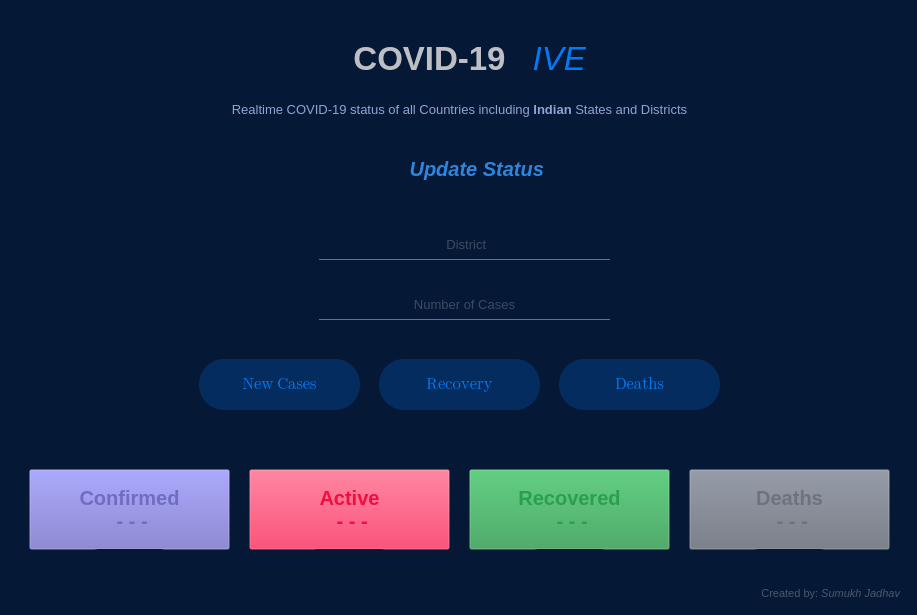
<?xml version="1.0" encoding="UTF-8"?>
<ui version="4.0">
 <class>COVID19_Updater</class>
 <widget class="QMainWindow" name="COVID19_Updater">
  <property name="geometry">
   <rect>
    <x>0</x>
    <y>0</y>
    <width>917</width>
    <height>615</height>
   </rect>
  </property>
  <property name="minimumSize">
   <size>
    <width>917</width>
    <height>615</height>
   </size>
  </property>
  <property name="maximumSize">
   <size>
    <width>917</width>
    <height>615</height>
   </size>
  </property>
  <property name="windowTitle">
   <string>Update Status</string>
  </property>
  <property name="styleSheet">
   <string notr="true">background-color: rgb(5, 25, 55);</string>
  </property>
  <widget class="QWidget" name="centralwidget">
   <layout class="QGridLayout" name="gridLayout">
    <item row="0" column="0">
     <widget class="QFrame" name="frame">
      <property name="maximumSize">
       <size>
        <width>16777215</width>
        <height>16777215</height>
       </size>
      </property>
      <property name="styleSheet">
       <string notr="true">QFrame{
	
	
	background-color: rgb(5, 25, 55);

	border-radius: 10px
}</string>
      </property>
      <property name="frameShape">
       <enum>QFrame::StyledPanel</enum>
      </property>
      <property name="frameShadow">
       <enum>QFrame::Raised</enum>
      </property>
      <widget class="QLabel" name="Title">
       <property name="geometry">
        <rect>
         <x>0</x>
         <y>20</y>
         <width>921</width>
         <height>61</height>
        </rect>
       </property>
       <property name="font">
        <font>
         <family>Segoe UI</family>
         <pointsize>25</pointsize>
        </font>
       </property>
       <property name="styleSheet">
        <string notr="true">color: rgb(3, 122, 245);
lable.adjustSize();</string>
       </property>
       <property name="text">
        <string>&lt;strong&gt;COVID-19&lt;/strong&gt; &lt;i&gt;LIVE&lt;/i&gt;</string>
       </property>
       <property name="alignment">
        <set>Qt::AlignCenter</set>
       </property>
      </widget>
      <widget class="QLabel" name="Description">
       <property name="geometry">
        <rect>
         <x>-10</x>
         <y>70</y>
         <width>921</width>
         <height>61</height>
        </rect>
       </property>
       <property name="font">
        <font>
         <family>Segoe UI</family>
         <pointsize>10</pointsize>
        </font>
       </property>
       <property name="styleSheet">
        <string notr="true">color: #8ea4d2</string>
       </property>
       <property name="text">
        <string>&lt;html&gt;&lt;head/&gt;&lt;body&gt;&lt;p&gt;Realtime COVID-19 status of all Countries including &lt;span style=&quot; font-weight:600;&quot;&gt;Indian&lt;/span&gt; States and Districts&lt;/p&gt;&lt;/body&gt;&lt;/html&gt;</string>
       </property>
       <property name="textFormat">
        <enum>Qt::MarkdownText</enum>
       </property>
       <property name="alignment">
        <set>Qt::AlignCenter</set>
       </property>
       <property name="wordWrap">
        <bool>true</bool>
       </property>
      </widget>
      <widget class="QLabel" name="AuthorName">
       <property name="geometry">
        <rect>
         <x>730</x>
         <y>570</y>
         <width>161</width>
         <height>21</height>
        </rect>
       </property>
       <property name="font">
        <font>
         <family>Segoe UI</family>
         <pointsize>8</pointsize>
        </font>
       </property>
       <property name="cursor">
        <cursorShape>IBeamCursor</cursorShape>
       </property>
       <property name="styleSheet">
        <string notr="true">color: rgba(190, 191, 196,95);</string>
       </property>
       <property name="text">
        <string>&lt;html&gt;&lt;head/&gt;&lt;body&gt;&lt;p&gt;Created by: &lt;span style=&quot; font-style:italic;&quot;&gt;Sumukh Jadhav&lt;/span&gt;&lt;/p&gt;&lt;/body&gt;&lt;/html&gt;</string>
       </property>
       <property name="textFormat">
        <enum>Qt::MarkdownText</enum>
       </property>
       <property name="alignment">
        <set>Qt::AlignBottom|Qt::AlignRight|Qt::AlignTrailing</set>
       </property>
       <property name="wordWrap">
        <bool>true</bool>
       </property>
       <property name="textInteractionFlags">
        <set>Qt::LinksAccessibleByMouse|Qt::TextSelectableByMouse</set>
       </property>
      </widget>
      <widget class="QPushButton" name="Confirmed">
       <property name="geometry">
        <rect>
         <x>20</x>
         <y>460</y>
         <width>201</width>
         <height>81</height>
        </rect>
       </property>
       <property name="font">
        <font>
         <family>Helvetica LT Std</family>
         <pointsize>15</pointsize>
         <weight>75</weight>
         <italic>false</italic>
         <bold>true</bold>
         <underline>false</underline>
         <strikeout>false</strikeout>
         <kerning>true</kerning>
        </font>
       </property>
       <property name="focusPolicy">
        <enum>Qt::StrongFocus</enum>
       </property>
       <property name="layoutDirection">
        <enum>Qt::LeftToRight</enum>
       </property>
       <property name="styleSheet">
        <string notr="true">
background-color: rgba(112,108,195,50);

color: rgb(112,108,195);


</string>
       </property>
       <property name="text">
        <string>Confirmed
 - - -</string>
       </property>
       <property name="checkable">
        <bool>false</bool>
       </property>
      </widget>
      <widget class="QPushButton" name="Active">
       <property name="geometry">
        <rect>
         <x>240</x>
         <y>460</y>
         <width>201</width>
         <height>81</height>
        </rect>
       </property>
       <property name="font">
        <font>
         <family>Helvetica LT Std</family>
         <pointsize>15</pointsize>
         <weight>75</weight>
         <italic>false</italic>
         <bold>true</bold>
         <underline>false</underline>
         <strikeout>false</strikeout>
        </font>
       </property>
       <property name="focusPolicy">
        <enum>Qt::StrongFocus</enum>
       </property>
       <property name="layoutDirection">
        <enum>Qt::LeftToRight</enum>
       </property>
       <property name="styleSheet">
        <string notr="true">
background-color: rgba(238, 14, 63,50);

color: rgb(238, 14, 63);


</string>
       </property>
       <property name="text">
        <string>Active
 - - -</string>
       </property>
       <property name="checkable">
        <bool>false</bool>
       </property>
      </widget>
      <widget class="QPushButton" name="Recovered">
       <property name="geometry">
        <rect>
         <x>460</x>
         <y>460</y>
         <width>201</width>
         <height>81</height>
        </rect>
       </property>
       <property name="font">
        <font>
         <family>Helvetica LT Std</family>
         <pointsize>15</pointsize>
         <weight>75</weight>
         <italic>false</italic>
         <bold>true</bold>
         <underline>false</underline>
         <strikeout>false</strikeout>
        </font>
       </property>
       <property name="focusPolicy">
        <enum>Qt::StrongFocus</enum>
       </property>
       <property name="layoutDirection">
        <enum>Qt::LeftToRight</enum>
       </property>
       <property name="styleSheet">
        <string notr="true">background-color: rgba(46, 155, 80,50);
color: rgb(42, 160, 79);


</string>
       </property>
       <property name="text">
        <string>Recovered
 - - -</string>
       </property>
       <property name="checkable">
        <bool>false</bool>
       </property>
      </widget>
      <widget class="QPushButton" name="Deaths">
       <property name="geometry">
        <rect>
         <x>680</x>
         <y>460</y>
         <width>201</width>
         <height>81</height>
        </rect>
       </property>
       <property name="font">
        <font>
         <family>Helvetica LT Std</family>
         <pointsize>15</pointsize>
         <weight>75</weight>
         <italic>false</italic>
         <bold>true</bold>
         <underline>false</underline>
         <strikeout>false</strikeout>
        </font>
       </property>
       <property name="focusPolicy">
        <enum>Qt::StrongFocus</enum>
       </property>
       <property name="layoutDirection">
        <enum>Qt::LeftToRight</enum>
       </property>
       <property name="styleSheet">
        <string notr="true">background-color: rgba(110, 116, 128,50);
color: rgb(110, 114, 126);

</string>
       </property>
       <property name="text">
        <string>Deaths
 - - -</string>
       </property>
       <property name="checkable">
        <bool>false</bool>
       </property>
      </widget>
      <widget class="QPushButton" name="UpdataData_2">
       <property name="geometry">
        <rect>
         <x>0</x>
         <y>420</y>
         <width>901</width>
         <height>31</height>
        </rect>
       </property>
       <property name="font">
        <font>
         <family>Gravity</family>
         <pointsize>13</pointsize>
         <weight>75</weight>
         <italic>true</italic>
         <bold>true</bold>
         <underline>false</underline>
         <strikeout>false</strikeout>
        </font>
       </property>
       <property name="focusPolicy">
        <enum>Qt::StrongFocus</enum>
       </property>
       <property name="layoutDirection">
        <enum>Qt::LeftToRight</enum>
       </property>
       <property name="styleSheet">
        <string notr="true">

color: rgb(169, 206, 244);
border-radius: 30px;

</string>
       </property>
       <property name="text">
        <string/>
       </property>
       <property name="checkable">
        <bool>false</bool>
       </property>
      </widget>
      <widget class="QPushButton" name="UpdataData_3">
       <property name="geometry">
        <rect>
         <x>190</x>
         <y>350</y>
         <width>161</width>
         <height>51</height>
        </rect>
       </property>
       <property name="font">
        <font>
         <family>Segoe UI Emoji</family>
         <pointsize>12</pointsize>
         <weight>50</weight>
         <italic>false</italic>
         <bold>false</bold>
         <underline>false</underline>
         <strikeout>false</strikeout>
        </font>
       </property>
       <property name="focusPolicy">
        <enum>Qt::StrongFocus</enum>
       </property>
       <property name="layoutDirection">
        <enum>Qt::LeftToRight</enum>
       </property>
       <property name="styleSheet">
        <string notr="true">QPushButton {
	background-color: rgba(0, 122, 255,50);
	color: rgb(3, 122, 245);
	border-radius: 25px;
}

QPushButton:hover {
	background-color: rgba(0, 122, 255,45);

}
QPushButton:pressed {
	background-color: rgba(0, 122, 255,40);

}</string>
       </property>
       <property name="text">
        <string>New Cases</string>
       </property>
       <property name="checkable">
        <bool>false</bool>
       </property>
      </widget>
      <widget class="QLineEdit" name="lineEdit">
       <property name="geometry">
        <rect>
         <x>310</x>
         <y>220</y>
         <width>291</width>
         <height>31</height>
        </rect>
       </property>
       <property name="font">
        <font>
         <pointsize>10</pointsize>
         <italic>false</italic>
         <underline>false</underline>
        </font>
       </property>
       <property name="styleSheet">
        <string notr="true">background:transparent;
border:none;
color: rgba(190, 191, 196,150);
border-bottom:1px solid #717072;</string>
       </property>
       <property name="inputMask">
        <string/>
       </property>
       <property name="text">
        <string/>
       </property>
       <property name="alignment">
        <set>Qt::AlignCenter</set>
       </property>
       <property name="placeholderText">
        <string> District</string>
       </property>
      </widget>
      <widget class="QLineEdit" name="lineEdit_2">
       <property name="geometry">
        <rect>
         <x>310</x>
         <y>280</y>
         <width>291</width>
         <height>31</height>
        </rect>
       </property>
       <property name="font">
        <font>
         <pointsize>10</pointsize>
         <italic>false</italic>
         <underline>false</underline>
        </font>
       </property>
       <property name="styleSheet">
        <string notr="true">background:transparent;
border:none;
color: rgba(190, 191, 196,150);
border-bottom:1px solid #717072;</string>
       </property>
       <property name="inputMask">
        <string/>
       </property>
       <property name="text">
        <string/>
       </property>
       <property name="alignment">
        <set>Qt::AlignCenter</set>
       </property>
       <property name="placeholderText">
        <string>Number of Cases</string>
       </property>
      </widget>
      <widget class="QLabel" name="Title_2">
       <property name="geometry">
        <rect>
         <x>20</x>
         <y>130</y>
         <width>901</width>
         <height>61</height>
        </rect>
       </property>
       <property name="font">
        <font>
         <family>Segoe UI</family>
         <pointsize>15</pointsize>
         <underline>false</underline>
        </font>
       </property>
       <property name="styleSheet">
        <string notr="true">color: #2f85dc;
lable.adjustSize();</string>
       </property>
       <property name="text">
        <string>&lt;i&gt;&lt;strong&gt;Update Status&lt;/strong&gt; &lt;/i&gt;</string>
       </property>
       <property name="alignment">
        <set>Qt::AlignCenter</set>
       </property>
      </widget>
      <widget class="QPushButton" name="UpdataData_4">
       <property name="geometry">
        <rect>
         <x>370</x>
         <y>350</y>
         <width>161</width>
         <height>51</height>
        </rect>
       </property>
       <property name="font">
        <font>
         <family>Segoe UI Emoji</family>
         <pointsize>12</pointsize>
         <weight>50</weight>
         <italic>false</italic>
         <bold>false</bold>
         <underline>false</underline>
         <strikeout>false</strikeout>
        </font>
       </property>
       <property name="focusPolicy">
        <enum>Qt::StrongFocus</enum>
       </property>
       <property name="layoutDirection">
        <enum>Qt::LeftToRight</enum>
       </property>
       <property name="styleSheet">
        <string notr="true">QPushButton {
	background-color: rgba(0, 122, 255,50);
	color: rgb(3, 122, 245);
	border-radius: 25px;
}

QPushButton:hover {
	background-color: rgba(0, 122, 255,45);

}
QPushButton:pressed {
	background-color: rgba(0, 122, 255,40);

}</string>
       </property>
       <property name="text">
        <string>Recovery</string>
       </property>
       <property name="checkable">
        <bool>false</bool>
       </property>
      </widget>
      <widget class="QPushButton" name="UpdataData_5">
       <property name="geometry">
        <rect>
         <x>550</x>
         <y>350</y>
         <width>161</width>
         <height>51</height>
        </rect>
       </property>
       <property name="font">
        <font>
         <family>Segoe UI Emoji</family>
         <pointsize>12</pointsize>
         <weight>50</weight>
         <italic>false</italic>
         <bold>false</bold>
         <underline>false</underline>
         <strikeout>false</strikeout>
        </font>
       </property>
       <property name="focusPolicy">
        <enum>Qt::StrongFocus</enum>
       </property>
       <property name="layoutDirection">
        <enum>Qt::LeftToRight</enum>
       </property>
       <property name="styleSheet">
        <string notr="true">QPushButton {
	background-color: rgba(0, 122, 255,50);
	color: rgb(3, 122, 245);
	border-radius: 25px;
}

QPushButton:hover {
	background-color: rgba(0, 122, 255,45);

}
QPushButton:pressed {
	background-color: rgba(0, 122, 255,40);

}</string>
       </property>
       <property name="text">
        <string>Deaths</string>
       </property>
       <property name="checkable">
        <bool>false</bool>
       </property>
      </widget>
      <widget class="QLabel" name="Title_3">
       <property name="geometry">
        <rect>
         <x>0</x>
         <y>540</y>
         <width>901</width>
         <height>61</height>
        </rect>
       </property>
       <property name="font">
        <font>
         <family>Segoe UI</family>
         <pointsize>15</pointsize>
         <weight>75</weight>
         <italic>true</italic>
         <bold>true</bold>
         <underline>false</underline>
        </font>
       </property>
       <property name="styleSheet">
        <string notr="true">color: rgb(238, 14, 63);
lable.adjustSize();</string>
       </property>
       <property name="text">
        <string/>
       </property>
       <property name="alignment">
        <set>Qt::AlignCenter</set>
       </property>
      </widget>
      <widget class="QLabel" name="newConfirmed">
       <property name="geometry">
        <rect>
         <x>80</x>
         <y>540</y>
         <width>81</width>
         <height>31</height>
        </rect>
       </property>
       <property name="font">
        <font>
         <family>Segoe UI</family>
         <pointsize>10</pointsize>
         <weight>75</weight>
         <bold>true</bold>
         <underline>false</underline>
        </font>
       </property>
       <property name="styleSheet">
        <string notr="true">
color: rgb(112,108,195);
</string>
       </property>
       <property name="text">
        <string/>
       </property>
       <property name="alignment">
        <set>Qt::AlignCenter</set>
       </property>
      </widget>
      <widget class="QLabel" name="newActive">
       <property name="geometry">
        <rect>
         <x>300</x>
         <y>540</y>
         <width>81</width>
         <height>31</height>
        </rect>
       </property>
       <property name="font">
        <font>
         <family>Segoe UI</family>
         <pointsize>10</pointsize>
         <weight>75</weight>
         <bold>true</bold>
         <underline>false</underline>
        </font>
       </property>
       <property name="styleSheet">
        <string notr="true">
color: rgb(238, 14, 63);
</string>
       </property>
       <property name="text">
        <string/>
       </property>
       <property name="alignment">
        <set>Qt::AlignCenter</set>
       </property>
      </widget>
      <widget class="QLabel" name="newRecovered">
       <property name="geometry">
        <rect>
         <x>520</x>
         <y>540</y>
         <width>81</width>
         <height>31</height>
        </rect>
       </property>
       <property name="font">
        <font>
         <family>Segoe UI</family>
         <pointsize>10</pointsize>
         <weight>75</weight>
         <bold>true</bold>
         <underline>false</underline>
        </font>
       </property>
       <property name="styleSheet">
        <string notr="true">color: rgb(42, 160, 79);
</string>
       </property>
       <property name="text">
        <string/>
       </property>
       <property name="alignment">
        <set>Qt::AlignCenter</set>
       </property>
      </widget>
      <widget class="QLabel" name="Title_7">
       <property name="geometry">
        <rect>
         <x>740</x>
         <y>540</y>
         <width>81</width>
         <height>31</height>
        </rect>
       </property>
       <property name="font">
        <font>
         <family>Segoe UI</family>
         <pointsize>10</pointsize>
         <weight>75</weight>
         <bold>true</bold>
         <underline>false</underline>
        </font>
       </property>
       <property name="styleSheet">
        <string notr="true">color: rgb(110, 114, 126);</string>
       </property>
       <property name="text">
        <string/>
       </property>
       <property name="alignment">
        <set>Qt::AlignCenter</set>
       </property>
      </widget>
      <widget class="QLabel" name="Title_4">
       <property name="geometry">
        <rect>
         <x>320</x>
         <y>20</y>
         <width>201</width>
         <height>61</height>
        </rect>
       </property>
       <property name="font">
        <font>
         <family>Segoe UI</family>
         <pointsize>25</pointsize>
        </font>
       </property>
       <property name="styleSheet">
        <string notr="true">color: rgb(190, 191, 196);</string>
       </property>
       <property name="text">
        <string>&lt;strong&gt;COVID-19&lt;/strong&gt;</string>
       </property>
       <property name="alignment">
        <set>Qt::AlignCenter</set>
       </property>
      </widget>
      <zorder>Title_3</zorder>
      <zorder>Title</zorder>
      <zorder>Description</zorder>
      <zorder>AuthorName</zorder>
      <zorder>Confirmed</zorder>
      <zorder>Active</zorder>
      <zorder>Recovered</zorder>
      <zorder>Deaths</zorder>
      <zorder>UpdataData_2</zorder>
      <zorder>UpdataData_3</zorder>
      <zorder>lineEdit</zorder>
      <zorder>lineEdit_2</zorder>
      <zorder>Title_2</zorder>
      <zorder>UpdataData_4</zorder>
      <zorder>UpdataData_5</zorder>
      <zorder>newConfirmed</zorder>
      <zorder>newActive</zorder>
      <zorder>newRecovered</zorder>
      <zorder>Title_7</zorder>
      <zorder>Title_4</zorder>
     </widget>
    </item>
   </layout>
  </widget>
 </widget>
 <resources/>
 <connections/>
</ui>
